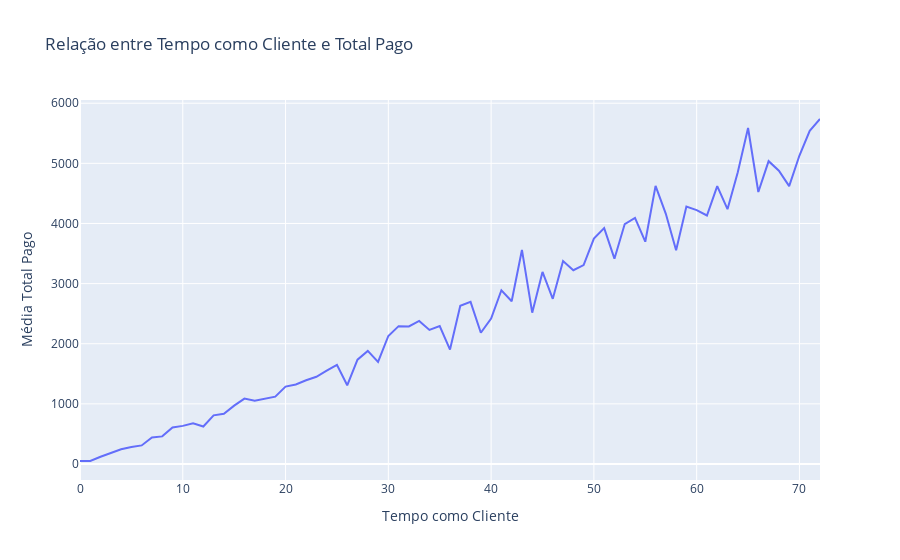

The code cell stored with this chart in its notebook:
### Markdown cell above
Clientes com a média maior para o valor do plano tendem a nos abandonar mais.

### Code cell
# Tempo como Cliente x Toral Pago
media_totalpago_por_tempo = df.groupby('TEMPO_COMO_CLIENTE')['TOTAL_PAGO'].mean().reset_index()

fig = px.line(media_totalpago_por_tempo, x='TEMPO_COMO_CLIENTE', y='TOTAL_PAGO',
              title='Relação entre Tempo como Cliente e Total Pago',
              labels={'TEMPO_COMO_CLIENTE': 'Tempo como Cliente', 'TOTAL_PAGO': 'Média Total Pago'})

fig.show()

### Figure 1 — Plotly figure (JSON) as saved in the notebook; plotly's stock layout.template omitted (floating-point values rounded to 4 significant figures)
{"data": [{"hovertemplate": "Tempo como Cliente=%{x}<br>Média Total Pago=%{y}<extra></extra>", "legendgroup": "", "line": {"color": "#636efa", "dash": "solid"}, "marker": {"symbol": "circle"}, "mode": "lines", "name": "", "orientation": "v", "showlegend": false, "type": "scatter", "x": [0, 1, 2, 3, 4, 5, 6, 7, 8, 9, 10, 11, 12, 13, 14, 15, 16, 17, 18, 19, 20, 21, 22, 23, 24, 25, 26, 27, 28, 29, 30, 31, 32, 33, 34, 35, 36, 37, 38, 39, 40, 41, 42, 43, 44, 45, 46, 47, 48, 49, 50, 51, 52, 53, 54, 55, 56, 57, 58, 59, 60, 61, 62, 63, 64, 65, 66, 67, 68, 69, 70, 71, 72], "xaxis": "x", "y": [51.14, 49.99, 120.6, 180.1, 245.0, 283.7, 309.0, 439.9, 459.5, 606.9, 634.2, 678.6, 623.2, 809.0, 836.0, 971.2, 1088.0, 1052.0, 1089.0, 1120.0, 1287.0, 1322.0, 1392.0, 1451.0, 1552.0, 1650.0, 1309.0, 1735.0, 1881.0, 1697.0, 2129.0, 2292.0, 2287.0, 2380.0, 2230.0, 2293.0, 1903.0, 2632.0, 2697.0, 2182.0, 2419.0, 2889.0, 2707.0, 3560.0, 2516.0, 3194.0, 2747.0, 3374.0, 3223.0, 3308.0, 3748.0, 3922.0, 3414.0, 3990.0, 4092.0, 3697.0, 4626.0, 4160.0, 3556.0, 4282.0, 4221.0, 4133.0, 4621.0, 4238.0, 4852.0, 5588.0, 4523.0, 5036.0, 4877.0, 4622.0, 5130.0, 5540.0, 5737.0], "yaxis": "y"}], "layout": {"legend": {"tracegroupgap": 0}, "title": {"text": "Relação entre Tempo como Cliente e Total Pago"}, "xaxis": {"anchor": "y", "domain": [0, 1], "title": {"text": "Tempo como Cliente"}}, "yaxis": {"anchor": "x", "domain": [0, 1], "title": {"text": "Média Total Pago"}}}}
